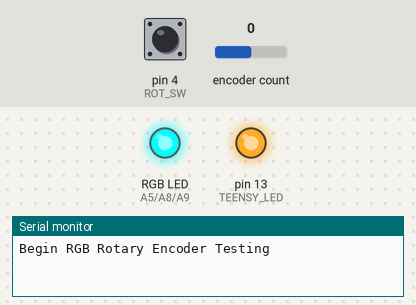
Bench run of a sketch on a simulated Teensy 4. Shown: an RGB LED mixed from three pins (HIGH = lit), output pins drawn as LEDs (lit = HIGH), the last lines printed to the serial monitor. Dashed ring = blinking. The inputs (shaded band) are chosen by the test bench; at power-on: pin 4 (ROT_SW) LOW, encoder count 0.

Above: at 1.2 s.
1.3 s: pin 4 (ROT_SW) pulled HIGH for 3.2 s
At 3.1 s:
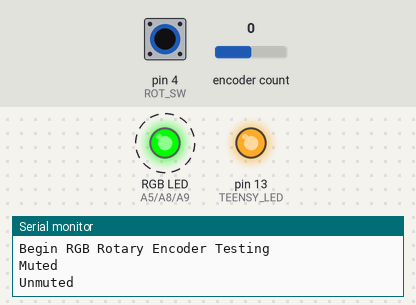
Timing chart, 0 to 6.8 s (numbered marks = the images above; inputs shaded):
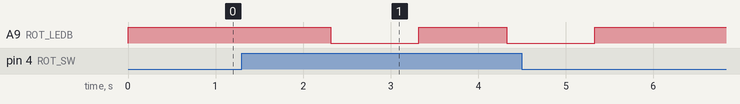

The sketch:

RGB_Rotary_Encoder_Volume_Control.ino
```cpp
// "RGB_Rotary_Encoder"

// HARDWARE CONNECTIONS

// Rotary encoder pin A to digital pin 3*
// Rotary encoder pin B to analog pin 3
// Rotary encoder pin C to ground

// This sketch implements software debounce, but you can further
// improve performance by placing 0.1uF capacitors between
// A and ground, and B and ground.

// Rotary encoder pin 1 (red cathode) to digital pin 10
// Rotary encoder pin 2 (green cathode) to analog pin 1
// Rotary encoder pin 3 (button) to digital pin 4
// Rotary encoder pin 4 (blue cathode) to digital pin 5
// Rotary encoder pin 5 (common anode) to VCC (3.3V or 5V)

// Note that because this is a common anode device,
// the pushbutton requires an external 1K-10K pullDOWN resistor
// to operate.

// * Pins marked with an asterisk should not change because
// they use interrupts on that pin. All other pins can change,
// see the constants below.

// SERIAL MONITOR

// Run this sketch with the serial monitor window set to 9600 baud.

// HOW IT WORKS

// The I/O pins used by the rotary encoder hardware are set up to
// automatically call interrupt functions (rotaryIRQ and buttonIRQ)
// each time the rotary encoder changes states.

// The rotaryIRQ function transparently maintains a counter that
// increments or decrements by one for each detent ("click") of
// the rotary encoder knob. This function also sets a flag
// (rotary_change) to true whenever the counter changes. You can
// check this flag in your main loop() code and perform an action
// when the knob is turned.

// The buttonIRQ function does the same thing for the pushbutton
// built into the rotary encoder knob. It will set flags for
// button_pressed and button_released that you can monitor in your
// main loop() code. There is also a variable for button_downtime
// which records how long the button was held down.

// There is also code in the main loop() that keeps track
// of whether the button is currently being held down and for
// how long. This is useful for "hold button down for five seconds
// to power off"-type situations, which cannot be handled by
// interrupts alone because no interrupts will be called until
// the button is actually released.

#include <Bounce.h>
#include <Encoder.h>

#define ROT_LEDG A8  // green LED
#define ROT_B 5      // rotary A
#define ROT_A 3      // rotary B
#define ROT_SW 4     // rotary puhbutton
#define ROT_LEDB A9  // blue LED
#define ROT_LEDR A5  // red LED
#define TEENSY_LED 13

volatile int rotary_counter = 0;  // current "position" of rotary encoder (increments CW)
volatile int volume = 0;

// // Change these two numbers to the pins connected to your encoder.
// //   Best Performance: both pins have interrupt capability
// //   Good Performance: only the first pin has interrupt capability
// //   Low Performance:  neither pin has interrupt capability
Encoder myEnc(ROT_B, ROT_A);

// Instantiate a Bounce object with a 5 millisecond debounce time
Bounce bouncer = Bounce(ROT_SW, 5);

void setup() {
  pinMode(TEENSY_LED, OUTPUT);
  digitalWrite(TEENSY_LED, 1);
  pinMode(ROT_SW, INPUT);
  // The rotary switch is common anode with external pulldown, do not turn on pullup
  pinMode(ROT_LEDB, OUTPUT);
  pinMode(ROT_LEDG, OUTPUT);
  pinMode(ROT_LEDR, OUTPUT);

  volumeLED(volume);

  Serial.begin(115200);  // Use serial for debugging
  Serial.println("Begin RGB Rotary Encoder Testing");
}

long lastPosition = 0;
const int stepsPerDetent = 2;  // Adjust based on your encoder (common values: 2 or 4)
int messageCounter = 0;        // Tracks how many messages have been processed
bool mute = false;

void loop() {
  // Update the debouncer
  bouncer.update();

  // Get the update value
  int value = bouncer.read();

  // Turn on or off the LED
  if ((value == HIGH) & (mute == false)) {
    Serial.println("Muted");
    setMUTE();
    mute = true;
    delay(1000);  // Small delay for stability
  } else if ((value == HIGH) & (mute == true)) {
    Serial.println("Unmuted");
    volumeLED(volume);
    mute = false;
    delay(1000);  // Small delay for stability
  } else if (volume == 0) {
    setMUTE();
  }

  if (mute == false) {
    long newPosition = myEnc.read();
    int movement = newPosition - lastPosition;

    if (abs(movement) >= stepsPerDetent) {
      messageCounter++;  // Increment the counter

      if (messageCounter % 2 == 1) {  // Only print every second message
        if (newPosition > lastPosition) {
          Serial.println("Rotating Counterclockwise ←");
          if (volume - 1 <= 0) {
            volume = 0;
          } else {
            volume = volume - 1;
          }
          Serial.println(volume);
          volumeLED(volume);
        } else {
          Serial.println("Rotating Clockwise →");
          if (volume + 1 > 50) {
            volume = 50;
          } else {
            volume = volume + 1;
          }
          Serial.println(volume);
          volumeLED(volume);
        }
      }

      lastPosition = newPosition;  // Update position
    }
  }
  delay(5);  // Small delay for stability
}

void setMUTE()
{
  analogWrite(ROT_LEDR, 0);
  analogWrite(ROT_LEDG, 255);
  analogWrite(ROT_LEDB, 255);
}

void volumeLED(int volume)  // Volume from 1 - 50
{
  analogWrite(ROT_LEDR, 0);
  //analogWrite(ROT_LEDG, 255 - round((97 / 50) * volume));
  analogWrite(ROT_LEDG, round(194 / (1 + exp(0.17 * volume)) + 158));
  //analogWrite(ROT_LEDB, round((255 / 50) * volume));
  analogWrite(ROT_LEDB, round(529.031 / (1 + exp(-0.08 * volume)) - 264.516));
}
```

Measured:
- after the input at 1.3 s, A9 (ROT_LEDB): alternates HIGH for 1.0 s and LOW for 1.0 s, 4 changes in all, then stays HIGH, starting after 1.0 s
